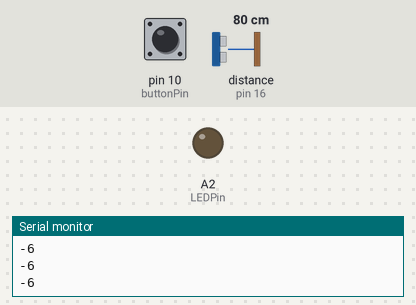
Bench run of a sketch on a simulated Arduino Leonardo, built with avr-gcc and run on an emulated ATmega32U4. Shown: output pins drawn as LEDs (lit = HIGH), the last lines printed to the serial monitor. Wiring (inferred from the names in the program): ultrasonic range finder: trigger pin 14; echo pin 16. The test bench sets the inputs (shaded band); at power-on: distance to the obstacle (sensor on pin 16) 80 cm, pin 10 (buttonPin) HIGH. The echo pulse lasts 58.3 µs per cm; USB keyboard and mouse output is not drawn; pins used as bus, display or sensor lines are not drawn.

Above: at 1.2 s.
1.3 s: distance to the obstacle (sensor on pin 16) set to 19 cm
2.8 s: distance to the obstacle (sensor on pin 16) set to 16 cm
At 3.4 s:
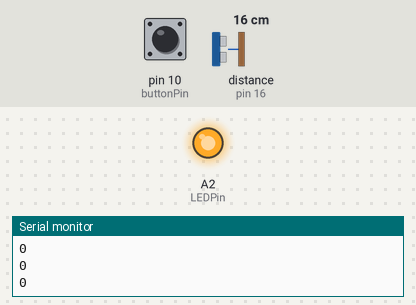
6.1 s: distance to the obstacle (sensor on pin 16) set to 18 cm
At 6.7 s:
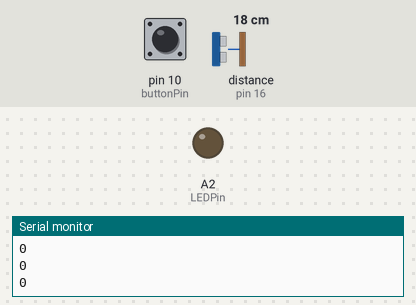
7.6 s: distance to the obstacle (sensor on pin 16) set to 2 cm
At 8.5 s:
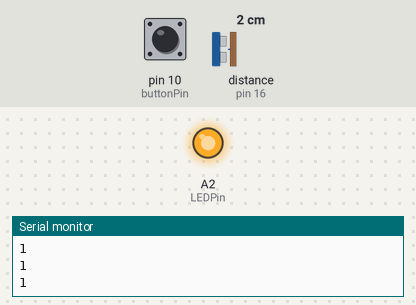
Timing chart, 0 to 10.1 s (numbered marks = the images above; inputs shaded):
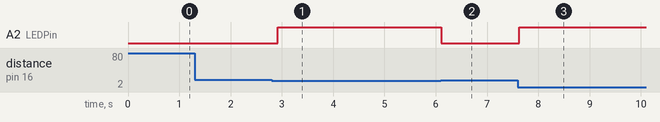

The sketch:

smoke_Controller.ino
```cpp
#include <Keyboard.h>

const int trigPin = 14;
const int echoPin = 16;
const int buttonPin = 10;
const int LEDPin = A2;

void setup()
{
  pinMode(trigPin, OUTPUT);
  pinMode(echoPin, INPUT);
  pinMode(buttonPin, INPUT_PULLUP);
  pinMode(LEDPin, OUTPUT);

  Keyboard.begin();

  Serial.begin(9600);
}

void loop()
{
  long duration, distance;

  digitalWrite(trigPin, LOW);
  delayMicroseconds(2);
  digitalWrite(trigPin, HIGH);
  delayMicroseconds(10);
  digitalWrite(trigPin, LOW);

  duration = pulseIn(echoPin, HIGH);

  distance = duration * 0.034 / 2;

  int brightness = map(distance, 0, 10, 1.000, 0.000);
  Serial.println(brightness);

  brightness = constrain(brightness, 0, 255);

  if (distance < 16.5)
  {
    Keyboard.press('g');
    analogWrite(LEDPin, 200);
  }
  else
  {
    Keyboard.release('g');
    digitalWrite(LEDPin, LOW);
  }

  int buttonState = digitalRead(buttonPin);

  if (buttonState == HIGH)
  {
    Keyboard.press('r');
    delay(100);
    Keyboard.release('r');
  }
  else
  {
    Serial.println("Button is not pressed");
  }

  delay(50);
}
```

Measured:
- the behaviour switches between 18 and 17 cm on distance to the obstacle (sensor on pin 16) (found by bisection; images 0 and 1)
- after the input at 2.8 s, A2 (LEDPin): LOW → HIGH after 0.12 s
- after the input at 6.1 s, A2 (LEDPin): HIGH → LOW at once
- after the input at 7.6 s, A2 (LEDPin): LOW → HIGH at once
